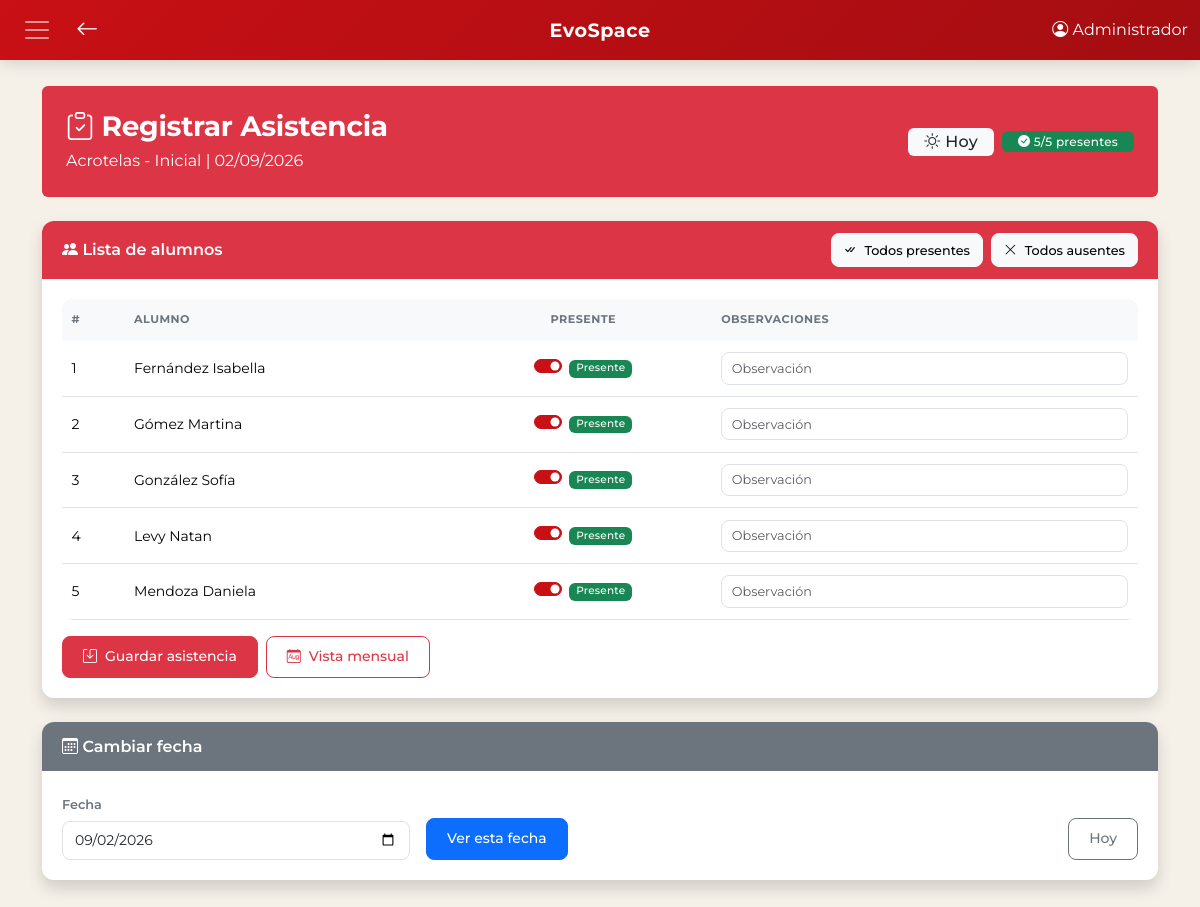
Screenshot of /secciones/asistencia/registrar.php?id_curso=1 (signed in) with the database file from the repository.
### tables this page shows
CREATE TABLE `cursos` (
  `id_curso` int(11) NOT NULL,
  `nombre` varchar(100) NOT NULL,
  `tipo` enum('Acrotelas','Infantil','Superior') NOT NULL,
  `orden` int(11) NOT NULL,
  `activo` tinyint(1) DEFAULT 1,
  `cupo_maximo` int(11) DEFAULT NULL COMMENT 'NULL = sin limite'
);

CREATE TABLE `alumnos` (
  `id_alumno` int(11) NOT NULL,
  `nombre` varchar(100) NOT NULL,
  `apellido` varchar(100) NOT NULL,
  `id_curso` int(11) NOT NULL,
  `anio_ingreso` year(4) NOT NULL,
  `horas_profesionales` decimal(6,2) DEFAULT 0.00,
  `ci` varchar(20) NOT NULL,
  `telefono` varchar(20) DEFAULT NULL,
  `id_padre` int(11) DEFAULT NULL,
  `becado` tinyint(1) DEFAULT 0,
  `dia_vencimiento` int(11) DEFAULT NULL,
  `dias_gracia` int(11) DEFAULT NULL,
  `activo` tinyint(1) DEFAULT 1,
  `fecha_creacion` timestamp NOT NULL DEFAULT current_timestamp()
);

### helpers/asistencia.php (called while the page is built, shortened)
<?php
if (!function_exists('obtenerAlumnosConAsistencia')) {
    function obtenerAlumnosConAsistencia($pdo, $id_curso, $fecha) {
        $alumnos = $pdo->prepare("SELECT id_alumno, nombre, apellido FROM alumnos WHERE id_curso = ? AND activo = 1 ORDER BY apellido, nombre");
        $alumnos->execute([(int)$id_curso]);
        $alumnos = $alumnos->fetchAll(PDO::FETCH_ASSOC);
        $asistencias = [];
        if (!empty($alumnos)) {
            $ids = array_column($alumnos, 'id_alumno');
            $ph = implode(',', array_fill(0, count($ids), '?'));
            $stmt = $pdo->prepare("SELECT id_alumno, presente, observaciones FROM asistencia WHERE id_curso = ? AND fecha = ? AND id_alumno IN ($ph)");
            $stmt->execute(array_merge([(int)$id_curso, $fecha], $ids));
            foreach ($stmt->fetchAll(PDO::FETCH_ASSOC) as $a) {
                $asistencias[$a['id_alumno']] = $a;
            }
        }
        foreach ($alumnos as &$a) {
            $a['presente'] = isset($asistencias[$a['id_alumno']]) ? (int)$asistencias[$a['id_alumno']]['presente'] : 1;
        }
        return [
            'fecha' => $fecha,
            'alumnos' => $alumnos,
            'asistencias' => $asistencias
        ];
    }
}

### secciones/asistencia/registrar.php (the view, shortened to what this page needs)
<?php
require_once '../../config/db.php';
require_once '../../helpers/asistencia.php';
$id_curso = isset($_GET['id_curso']) ? (int)$_GET['id_curso'] : 0;
$fecha = isset($_GET['fecha']) ? $_GET['fecha'] : date('Y-m-d');
include '../../includes/header.php';
include '../../includes/navbar.php';
$stmt = $pdo->prepare("SELECT nombre, tipo FROM cursos WHERE id_curso = ?");
$stmt->execute([$id_curso]);
$curso = $stmt->fetch();
$dataAsistencia = obtenerAlumnosConAsistencia($pdo, $id_curso, $fecha);
$alumnos = $dataAsistencia['alumnos'];
$asistenciasExistentes = $dataAsistencia['asistencias'];
?>
<div class="container mt-3">
    <div class="bg-danger text-white rounded mb-4 p-3 p-md-4 d-flex flex-wrap justify-content-between align-items-center gap-2">
        <div>
            <h3 class="h3 fw-bold mb-1"><i class="bi bi-clipboard-check"></i> Registrar Asistencia</h3>
            <p class="mb-0"><?= htmlspecialchars($curso['tipo'] . ' - ' . $curso['nombre']) ?> | <?= date('d/m/Y', strtotime($fecha)) ?></p>
        </div>
        <div class="d-flex align-items-center gap-2">
            <?php if ($fecha === date('Y-m-d')): ?>
                <span class="badge bg-light text-dark fs-6 px-3"><i class="bi bi-sun"></i> Hoy</span>
            <?php endif; ?>
            <span class="badge bg-light text-dark px-3" id="resumenAsistencia">—</span>
        </div>
    </div>
    <div class="card shadow">
        <div class="card-header bg-danger text-white d-flex flex-wrap justify-content-between align-items-center gap-2">
            <span><i class="bi bi-people-fill"></i> Lista de alumnos</span>
            <div class="d-flex flex-wrap gap-2">
                <button type="button" class="btn btn-light btn-sm mb-0" onclick="marcarTodos(true)">
                    <i class="bi bi-check-all"></i> Todos presentes
                </button>
                <button type="button" class="btn btn-light btn-sm mb-0" onclick="marcarTodos(false)">
                    <i class="bi bi-x-lg"></i> Todos ausentes
                </button>
            </div>
        </div>
        <div class="card-body">
            <form method="POST" id="formAsistencia">
                <div class="table-responsive">
                    <table class="table table-hover table-sm align-middle tabla-asistencia">
                        <thead class="table-light">
                            <tr>
                                <th>#</th>
                                <th>Alumno</th>
                                <th class="text-center">Presente</th>
                                <th>Observaciones</th>
                            </tr>
                        </thead>
                        <tbody>
                            <?php if (empty($alumnos)): ?>
                                <tr><td colspan="4" class="text-center">No hay alumnos en este curso.</td></tr>
                            <?php else: ?>
                                <?php foreach ($alumnos as $index => $alumno):
                                    $asistencia = $asistenciasExistentes[$alumno['id_alumno']] ?? null;
                                    $presente = $asistencia ? $asistencia['presente'] : 1;
                                    $obs = $asistencia ? $asistencia['observaciones'] : '';
                                ?>
                                    <tr>
                                        <td><?= $index + 1 ?></td>
                                        <td><?= htmlspecialchars($alumno['apellido'] . ' ' . $alumno['nombre']) ?></td>
                                        <td class="text-center">
                                            <div class="form-check form-switch d-inline-block">
                                                <input class="form-check-input" type="checkbox" name="presente[<?= $alumno['id_alumno'] ?>]" value="1" <?= $presente ? 'checked' : '' ?>>
                                                <label class="form-check-label">
                                                    <span class="badge bg-<?= $presente ? 'success' : 'danger' ?> status-badge"><?= $presente ? 'Presente' : 'Ausente' ?></span>
                                                </label>
                                            </div>
                                        </td>
                                        <td>
                                            <input type="text" name="observacion[<?= $alumno['id_alumno'] ?>]" class="form-control form-control-sm" placeholder="Observación" value="<?= htmlspecialchars($obs) ?>">
                                        </td>
                                    </tr>
                                <?php endforeach; ?>
                            <?php endif; ?>
                        </tbody>
                    </table>
                </div>
                <div class="mt-3 d-flex gap-2 flex-wrap">
                    <button type="submit" class="btn btn-danger">
                        <i class="bi bi-save"></i> Guardar asistencia
                    </button>
                    <a href="mensual.php?id_curso=<?= $id_curso ?>" class="btn btn-outline-danger">
                        <i class="bi bi-calendar-month"></i> Vista mensual
                    </a>
                </div>
            </form>
        </div>
    </div>
    <div class="card shadow mt-4">
        <div class="card-header bg-secondary text-white">
            <i class="bi bi-calendar3"></i> Cambiar fecha
        </div>
        <div class="card-body">
            <form method="GET" class="row g-3">
                <div class="col-md-4">
                    <label class="form-label">Fecha</label>
                    <input type="date" name="fecha" class="form-control" value="<?= $fecha ?>">
                </div>
                <div class="col-md-4 d-flex align-items-end">
                    <button type="submit" class="btn btn-primary">Ver esta fecha</button>
                </div>
                <div class="col-md-4 d-flex align-items-end justify-content-end">
                    <a href="registrar.php?id_curso=<?= $id_curso ?>" class="btn btn-outline-secondary">Hoy</a>
                </div>
            </form>
        </div>
    </div>
</div>
<?php include '../../includes/footer.php'; ?>

### assets/css/estilos.css (style rules this page uses)
:root { --evo-primary: #c81015; --evo-primary-dark: #a30d11; --evo-primary-light: #e85a5e; --evo-secondary: #6c757d; --evo-accent: #d4a017; --evo-bg: #f5f0e8; --evo-bg-alt: #ebe5d9; --evo-surface: #ffffff; --evo-text: #2c2c2c; --evo-text-muted: #6c757d; --evo-border: #dee2e6; --evo-success: #198754; --evo-warning: #ffc107; --evo-info: #0dcaf0; --evo-danger: #dc3545; --evo-radius: 0.75rem; --evo-radius-sm: 0.5rem; --evo-shadow: 0 2px 12px rgba(0,0,0,0.08); --evo-shadow-lg: 0 8px 30px rgba(0,0,0,0.12); --evo-transition: 0.25s ease; }
* { font-family: "Montserrat", sans-serif; }
body { background-color: var(--evo-bg); padding-top: 70px; padding-bottom: 30px; color: var(--evo-text); line-height: 1.6; }
h1, h2, h3, h4, h5, h6 { font-weight: 700; letter-spacing: -0.01em; }
.btn { padding: 0.5rem 1.25rem; font-size: 0.875rem; border-radius: var(--evo-radius-sm); height: 42px; display: inline-flex; align-items: center; justify-content: center; gap: 0.5rem; white-space: nowrap; transition: all var(--evo-transition); font-weight: 500; }
.btn-sm { height: 34px; padding: 0.25rem 0.75rem; font-size: 0.8rem; }
.card { border: none; border-radius: var(--evo-radius); box-shadow: var(--evo-shadow); transition: all var(--evo-transition); overflow: hidden; }
.card-header { font-weight: 600; padding: 0.75rem 1.25rem; border-bottom: none; }
.card-body { padding: 1.25rem; }
.table { margin-bottom: 0; }
.table { margin-bottom: 0; border-collapse: separate; border-spacing: 0; }
.table thead { position: sticky; top: 0; z-index: 2; }
.table thead th { font-weight: 700; text-transform: uppercase; font-size: 0.7rem; letter-spacing: 0.04em; color: var(--evo-text-muted); border-bottom: none; padding: 0.75rem 0.6rem; vertical-align: middle; }
.table thead tr { background: var(--evo-bg-alt); }
.table thead tr:first-child th:first-child { border-top-left-radius: var(--evo-radius-sm); }
.table thead tr:first-child th:last-child { border-top-right-radius: var(--evo-radius-sm); }
.table tbody tr { transition: background var(--evo-transition); border-bottom: 1px solid var(--evo-border); }
.table tbody tr:last-child { border-bottom: none; }
.table td { padding: 0.7rem 0.6rem; vertical-align: middle; font-size: 0.875rem; border-bottom: 1px solid var(--evo-border); }
.table-responsive { border-radius: var(--evo-radius); overflow-x: auto; }
.form-label { font-weight: 600; font-size: 0.8rem; margin-bottom: 0.3rem; color: var(--evo-text-muted); }
.form-control, .form-select { border-radius: var(--evo-radius-sm); border: 1.5px solid var(--evo-border); padding: 0.5rem 0.75rem; font-size: 0.875rem; transition: border-color var(--evo-transition), box-shadow var(--evo-transition); }
.form-control-sm, .form-select-sm { padding: 0.35rem 0.6rem; font-size: 0.8rem; }
.form-check-input:checked { background-color: var(--evo-primary); border-color: var(--evo-primary); }
.badge { font-weight: 500; letter-spacing: 0.02em; padding: 0.35em 0.65em; }
.gap-2 { gap: 0.5rem; }

### rows the page displays
cursos: tipo+nombre "Acrotelas - Inicial"
alumnos: apellido+nombre "Fernández Isabella"
alumnos: apellido+nombre "Gómez Martina"
alumnos: apellido+nombre "González Sofía"
alumnos: apellido+nombre "Levy Natan"
alumnos: apellido+nombre "Mendoza Daniela"

### other values shown
$_SESSION['nombre_completo'] "Administrador"
date('d/m/Y', strtotime($fecha)) "02/09/2026"
